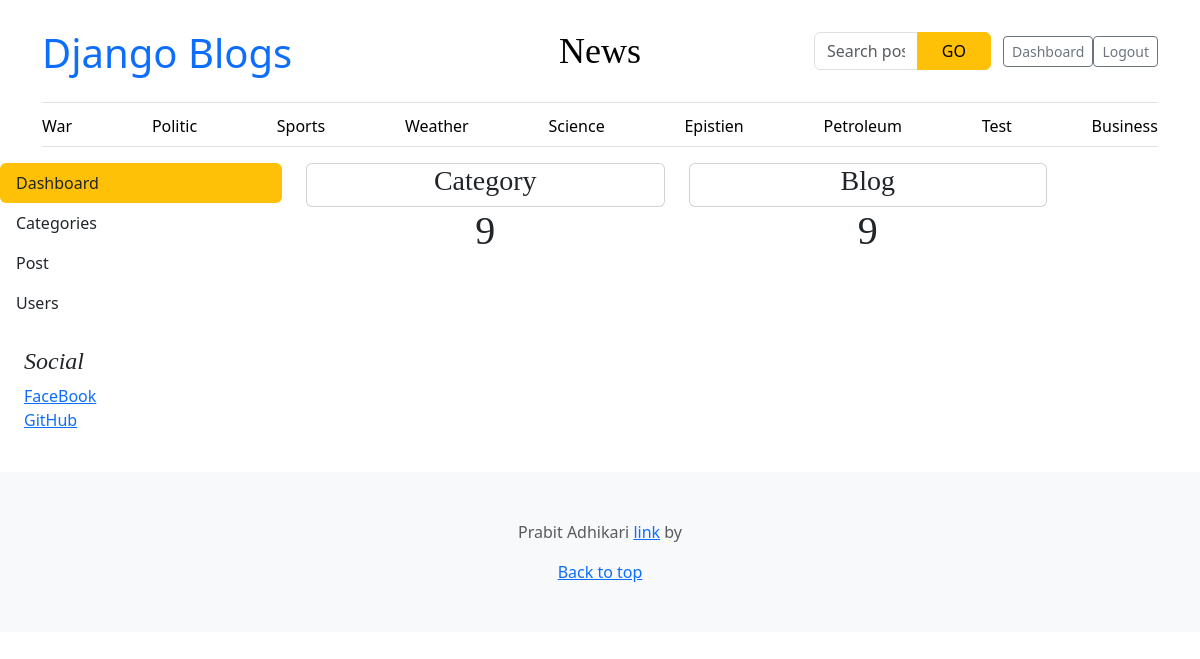
Before: /dashboard/ (signed in) with the older database file.
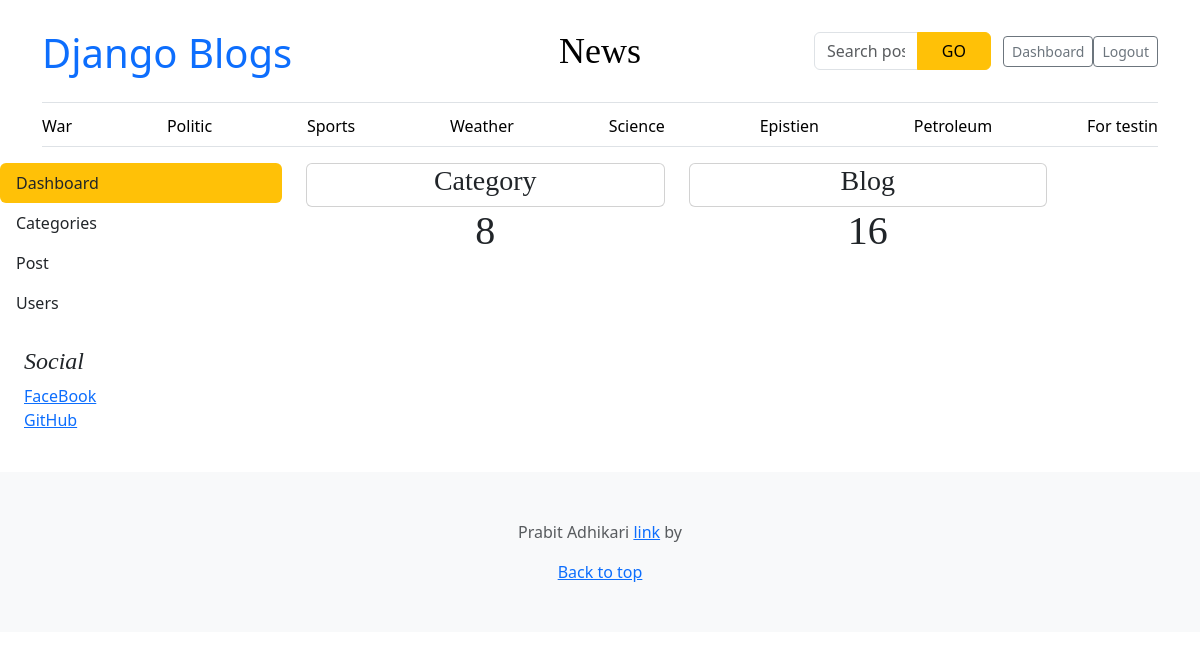
After: the same page with the newer database file.
### blog/models.py (models this page shows, shortened)
class Category(models.Model):
    category_name = models.CharField(max_length=1000, unique=True)
    created_at = models.DateField(auto_now_add=True)
    updated_at = models.DateField(auto_now=True)
    class Meta:
        verbose_name_plural = 'categories'
    def __str__(self):
        return f'{self.category_name}'

### about/models.py (models this page shows, shortened)
class Socials(models.Model):
    name = models.CharField(max_length=50)
    link = models.URLField(max_length=500)
    class Meta:
        verbose_name_plural = 'Social Media'

### dashboard/views.py (the view)
# urls.py: path('', include('dashboard.urls'))
@login_required(login_url='login')
def dashboard(request):
    category_count = Category.objects.all().count()
    blog_count =  Blog.objects.all().count()
    context = {
        'category_count' : category_count,
        'blog_count':  blog_count
    }
    return render(request, 'dashboard/dashboard.html', context)

### blog/context_processors.py (called while the page is built)
def get_categories(request):
    categories = Category.objects.all()
    return dict(categories=categories)

def get_socials(request):
    socials = Socials.objects.all()
    return dict(socials=socials)

### blog/templates/dashboard/dashboard.html (shortened to what this page needs)
{% extends 'base.html' %} {% block content%}
<div class="row">
 {% include 'dashboard/sidebar.html' %}
  <div class="col-md-9">
    <div class="tab-content" id="v-pills-tabContent">
      <div
        class="tab-pane fade show active"
        id="v-pills-home"
        role="tabpanel"
        aria-labelledby="v-pills-home-tab"
      >
        <div class="row">
          <div class="col-md-5 text-center ">
            <div class="card ""><h3>Category</h3></div>
            <h1>{{category_count}}</h1>
          </div>
          <div class="col-md-5 text-center">
            <div class="card ""><h3>Blog</h3></div>
            <h1>{{blog_count}}</h1>
          </div>
        </div>
      </div>
    </div>
  </div>
</div>
{% endblock%}

### blog/templates/base.html (shortened to what this page needs)
{% load static%}
<!doctype html>
<html lang="en" data-bs-theme="auto">
  <head>
    <link
      href="https://cdn.jsdelivr.net/npm/bootstrap@5.3.8/dist/css/bootstrap.min.css"
      rel="stylesheet"
    />
    <link href="{% static 'css/blog.css' %}" rel="stylesheet" />
    <link href="{% static 'css/blog.css' %}" rel="stylesheet" />
    <link
      rel="stylesheet"
      href="https://cdnjs.cloudflare.com/ajax/libs/font-awesome/4.7.0/css/font-awesome.min.css"
    />
  </head>
  <body>
    <div class="container">
      <header class="border-bottom lh-1 py-3">
        <div class="row flex-nowrap justify-content-between align-items-center">
          <div class="col-4 pt-1 fs-1">
            <a href="{% url 'home' %}" style="text-decoration: none"
              >Django Blogs</a
            >
          </div>
          <div class="col-4 text-center">
            <a
              class="blog-header-logo text-body-emphasis text-decoration-none"
              href="#"
              >News</a
            >
          </div>
          <div class="col-4 d-flex justify-content-end align-items-center">
            <div class="container py-3">
              <form
                action="{% url 'search' %}"
                method="GET"
                class="d-flex justify-content-center"
                id="search-bar"
              >
                <div class="input-group" style="max-width: 500px">
                  <input
                    type="text"
                    class="form-control"
                    placeholder="Search posts..."
                    name="keyword"
                  />
                  <button class="btn btn-warning px-4" type="submit">GO</button>
                </div>
              </form>
            </div>
            {% if user.is_authenticated %} {% if perms.auth.view_user %}
            <a
              class="btn btn-sm btn-outline-secondary"
              href="{% url 'dashboard' %}"
              >Dashboard</a
            >
            {% endif %}
            <a
              class="btn btn-sm btn-outline-secondary"
              href="{% url 'logout' %}"
              >Logout</a
            >
            {% endif %}
          </div>
        </div>
      </header>
      <div class="nav-scroller py-1 mb-3 border-bottom">
        <nav class="nav nav-underline justify-content-between">
          {% if categories %} {% for cat in categories %}
          <a
            class="nav-item nav-link link-body-emphasis"
            href="{% url 'post_by_category' cat.id %}"
            >{{cat}}</a
          >
          {%endfor%} {% endif %}
        </nav>
      </div>
    </div>
    {% block content%} {% endblock %}
    <div class="p-4">
      <h4 class="fst-italic">Social</h4>
      <ol class="list-unstyled">
        {% for account in socials %}
        <li><a href="{{account.link}}">{{account.name}}</a></li>
        {% endfor %}
      </ol>
    </div>
    <footer class="py-5 text-center text-body-secondary bg-body-tertiary">
      <p>
        Prabit Adhikari
        <a href="https://getbootstrap.com/">link</a> by
      </p>
      <p class="mb-0"><a href="#">Back to top</a></p>
    </footer>
  </body>
</html>

Changed rows visible on the page:
removed Category: category_name "Test"
removed Category: category_name "Business"
added Category: category_name "For testin"
Other visible differences:
{{ category_count }}: "9" → "8"
{{ blog_count }}: "9" → "16"
